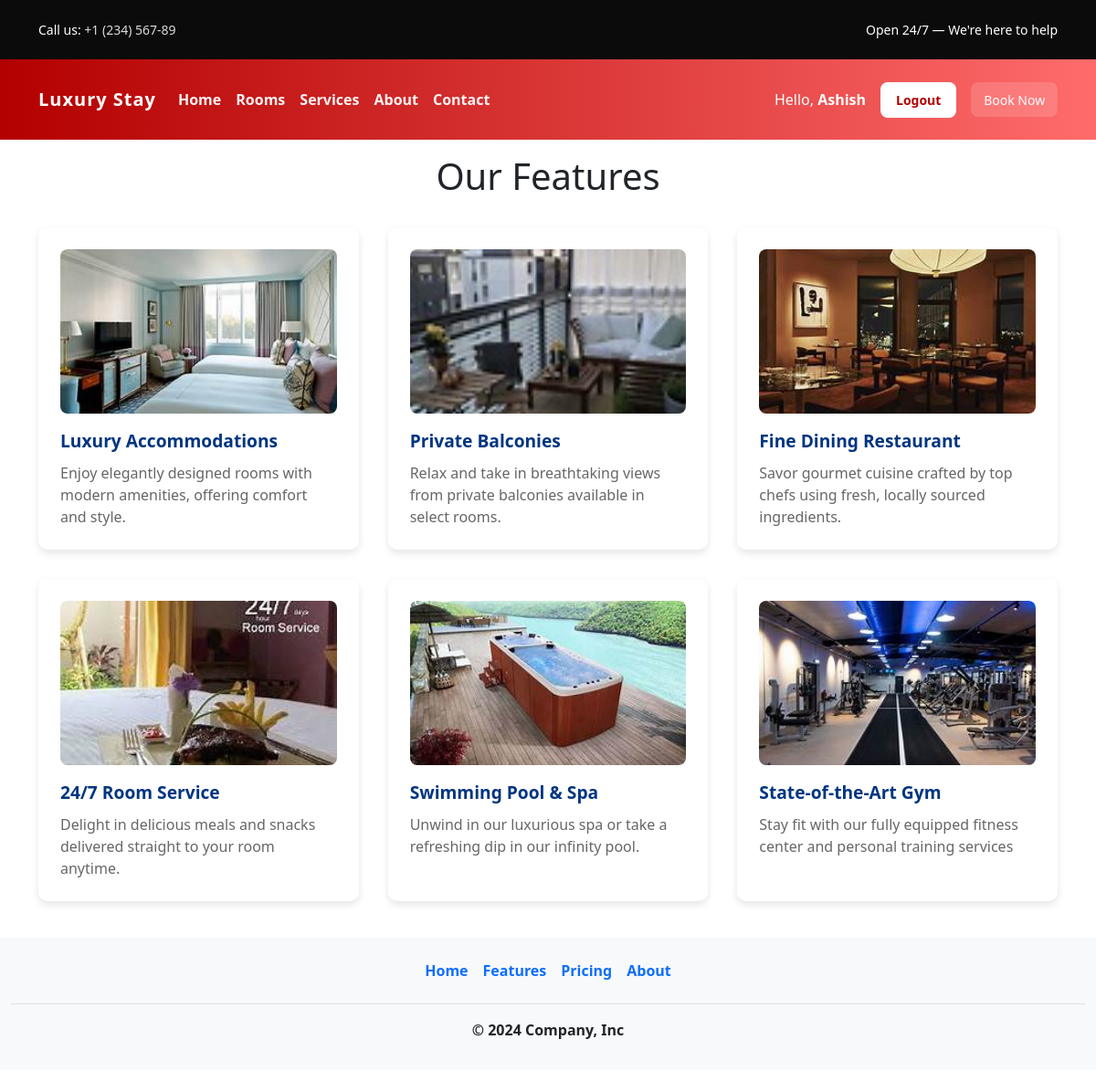
Page /Features/ (signed in) on the committed database.
### Feature/models.py (models this page shows)
class Featuresdata(models.Model):
    image=models.ImageField()
    header=models.CharField(max_length=50)
    des=models.CharField(max_length=200)

### Feature/views.py (the view)
# urls.py: path("Features/",Features),
def Features(request):
    data=Featuresdata.objects.all()
    return render(request,'Features.html',{"feature":data})

### templates/Features.html (shortened to what this page needs)
{%include 'Header.html'%}
<!DOCTYPE html>
<html lang="en">
  <head>
  </head>
  <body>
    <div class="container">
      <h1>Our Features</h1>
      <div class="feature-section">
        {%for f in feature%}
        <div class="feature-card">
          <img src="/media/{{f.image}}" alt="Spacious Rooms & Suites" />
          <div class="feature-title">{{f.header}}</div>
          <div class="feature-description">{{f.des}}</div>
        </div>
        {%endfor%}
      </div>
    </div>
  </body>
</html>
{%include 'Footer.html'%}

### static/css/style.css (style rules this page uses)
:root { --brand: #b30000; --accent: #ff6b6b; --muted: #6c757d; --card-shadow: 0 8px 24px rgba(0, 0, 0, 0.12); }

### templates/Features.html (style rules this page uses)
body { font-family: Arial, sans-serif; margin: 0; padding: 0; background: #f9f9f9; color: #333; }
.container { max-width: 1200px; margin: auto; padding: 1rem; }
.feature-section { display: grid; grid-template-columns: repeat(auto-fit, minmax(280px, 1fr)); gap: 2rem; margin-top: 2rem; }
.feature-card { background: white; border-radius: 10px; box-shadow: 0 4px 8px rgba(0, 0, 0, 0.1); padding: 1.5rem; transition: transform 0.3s; }
.feature-card img { width: 100%; height: 180px; object-fit: cover; border-radius: 8px; margin-bottom: 1rem; }
.feature-title { font-size: 1.2rem; font-weight: bold; margin-bottom: 0.5rem; color: #003580; }
.feature-description { font-size: 1rem; color: #666; }
h1 { text-align: center; }

### rows in the picture
Featuresdata: image (picture), header "Luxury Accommodations", des "Enjoy elegantly designed rooms with modern amenities, offering comfort and style."
Featuresdata: image (picture), header "Private Balconies", des "Relax and take in breathtaking views from private balconies available in select rooms."
Featuresdata: image (picture), header "Fine Dining Restaurant", des "Savor gourmet cuisine crafted by top chefs using fresh, locally sourced ingredients."
Featuresdata: image (picture), header "24/7 Room Service", des "Delight in delicious meals and snacks delivered straight to your room anytime."
Featuresdata: image (picture), header "Swimming Pool & Spa", des "Unwind in our luxurious spa or take a refreshing dip in our infinity pool."
Featuresdata: image (picture), header "State-of-the-Art Gym", des "Stay fit with our fully equipped fitness center and personal training services"

### other values in the picture
{{ request.session.user_name }} "Ashish"
